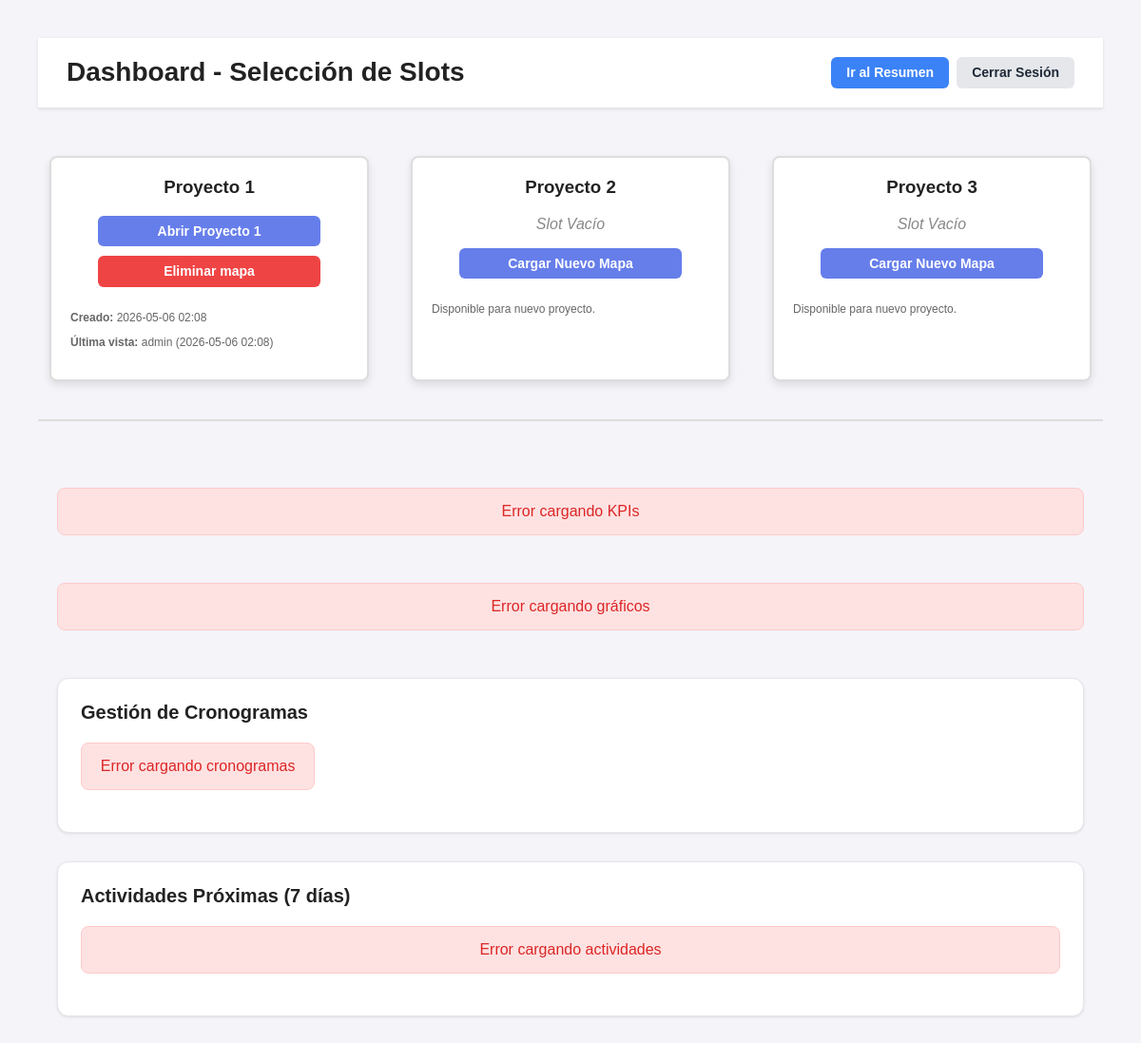
/dashboard (signed in), run on an earlier commit of the app's database.
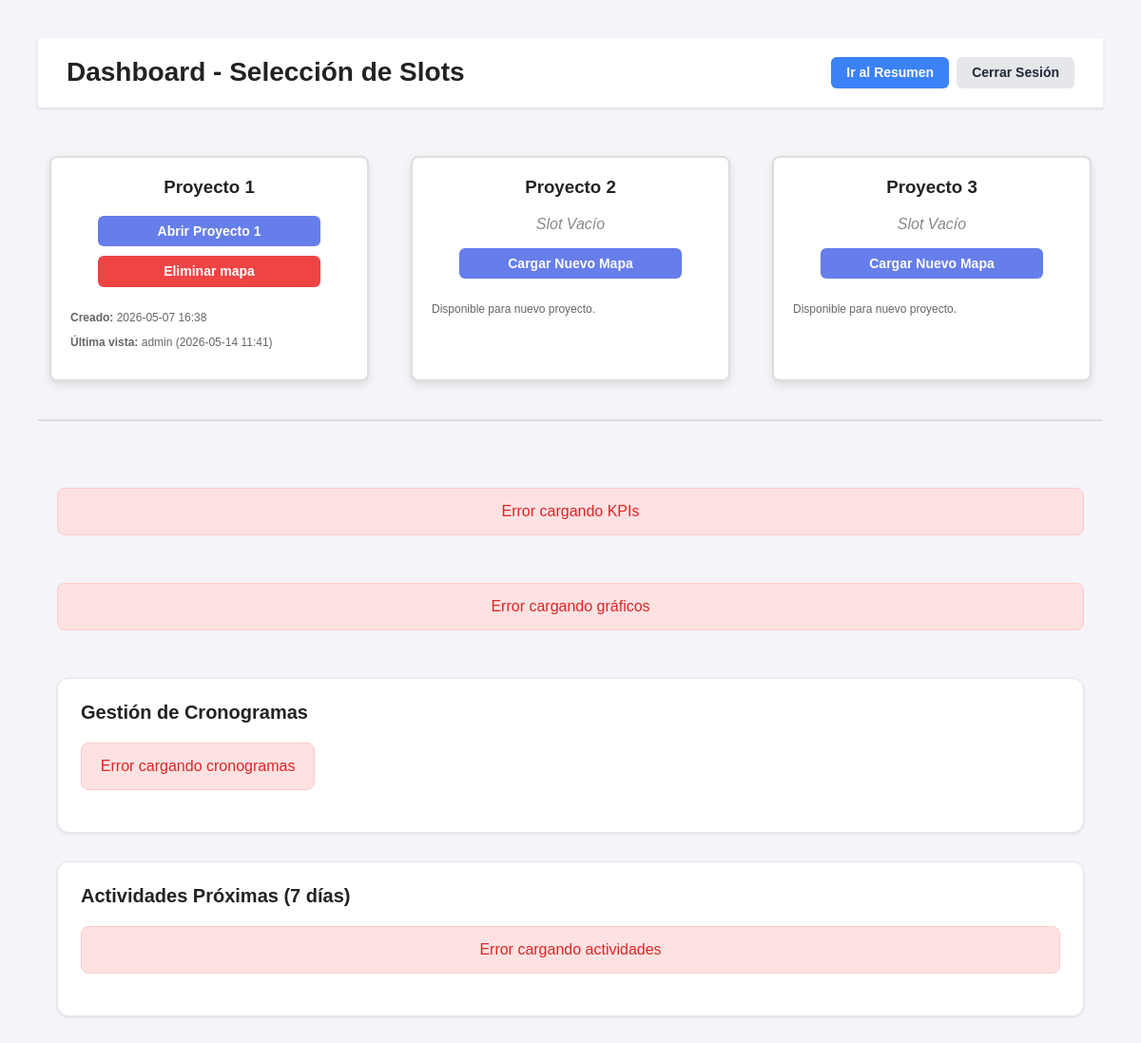
And on a later commit of the database.
### tables this page shows
CREATE TABLE slots
                         (id INTEGER PRIMARY KEY, nombre_real TEXT, slug TEXT, kml_data TEXT, 
                          creado_en TEXT, visto_por TEXT, visto_en TEXT);

### rutas/dashboard.py (the view, shortened to what this page needs)
@dashboard_bp.route('/dashboard')
def index():
    if not session.get('logeado'):
        return redirect(url_for('login.index'))
    slots = db.obtener_todos_los_slots()
    usuarios = db.obtener_todos_los_usuarios() if session.get('rol') == 'admin' else []
    reportes_programados = []
    kml_saved = request.args.get('kml_saved')
    return render_template('dashboard.html', slots=slots, usuarios=usuarios, reportes_programados=reportes_programados, rol_actual=session.get('rol'), kml_saved=kml_saved)

### database.py (called while the page is built)
    def _get_connection(self):
        conn = sqlite3.connect(self.db_path)
        conn.row_factory = sqlite3.Row
        return conn

    def obtener_todos_los_slots(self):
        with self._get_connection() as conn:
            c = conn.cursor()
            c.execute('SELECT id, nombre_real, slug, kml_data, creado_en, visto_por, visto_en FROM slots')
            return c.fetchall()

### templates/dashboard.html (shortened to what this page needs)
<!doctype html>
<html lang="es">
<head>
    <link rel="stylesheet" href="{{ url_for('static', filename='css/common.css') }}">
    <link rel="stylesheet" href="{{ url_for('static', filename='css/dashboard.css') }}">
    <link rel="stylesheet" href="{{ url_for('static', filename='css/dashboard_main.css') }}">
</head>
<body data-kml-saved="{{ kml_saved or '' }}">
    <div class="dashboard-header">
        <h1>Dashboard - Selección de Slots</h1>
        <div class="header-actions">
            <a href="#resumen-graficos" class="btn btn-info btn-auto quick-link-btn">Ir al Resumen</a>
            <a href="/logout" class="btn btn-secondary btn-auto logout-btn">Cerrar Sesión</a>
        </div>
    </div>
    <div class="slots-container">
        {% for slot in slots %}
        <div class="slot">
            <h3>{{ slot[1] }}</h3>
            {% if slot[3] %}
            <a href="/adhesa/{{ slot[2] }}" class="btn">Abrir {{ slot[1] }}</a>
            <button onclick="abrirModal('{{ slot[0] }}')" class="btn btn-delete">Eliminar mapa</button>
            <div class="metadata">
                <p><strong>Creado:</strong> {{ slot[4] }}</p>
                <p><strong>Última vista:</strong> {{ slot[5] }} ({{ slot[6] }})</p>
            </div>
            {% else %}
            <p class="slot-empty">Slot Vacío</p>
            <form action="/cargar_kml/{{ slot[0] }}" method="POST" enctype="multipart/form-data">
                <label for="upload-{{ slot[0] }}" class="btn btn-empty">Cargar Nuevo Mapa</label>
            </form>
            <div class="metadata">
                <p>Disponible para nuevo proyecto.</p>
            </div>
            {% endif %}
        </div>
        {% endfor %}
    </div>
    <hr class="section-divider" />
    <div id="resumen-graficos" class="dashboard-container dashboard-resumen-graficos">
        <div class="kpi-grid" id="kpis-container">
        </div>
        <div class="charts-section" id="charts-container">
        </div>
        <div class="cronograma-section">
            <h2>Gestión de Cronogramas</h2>
            <div class="cronograma-grid" id="cronogramas-container">
            </div>
        </div>
        <div class="activities-section">
            <h2>Actividades Próximas (7 días)</h2>
            <div class="activity-timeline" id="actividades-container">
            </div>
        </div>
    </div>
</body>
</html>

What changed in the data, as far as the page shows it:
changed slots "Proyecto 1": creado_en "2026-05-06 02:08" → "2026-05-07 16:38"; visto_en "2026-05-06 02:08" → "2026-05-14 11:41"
